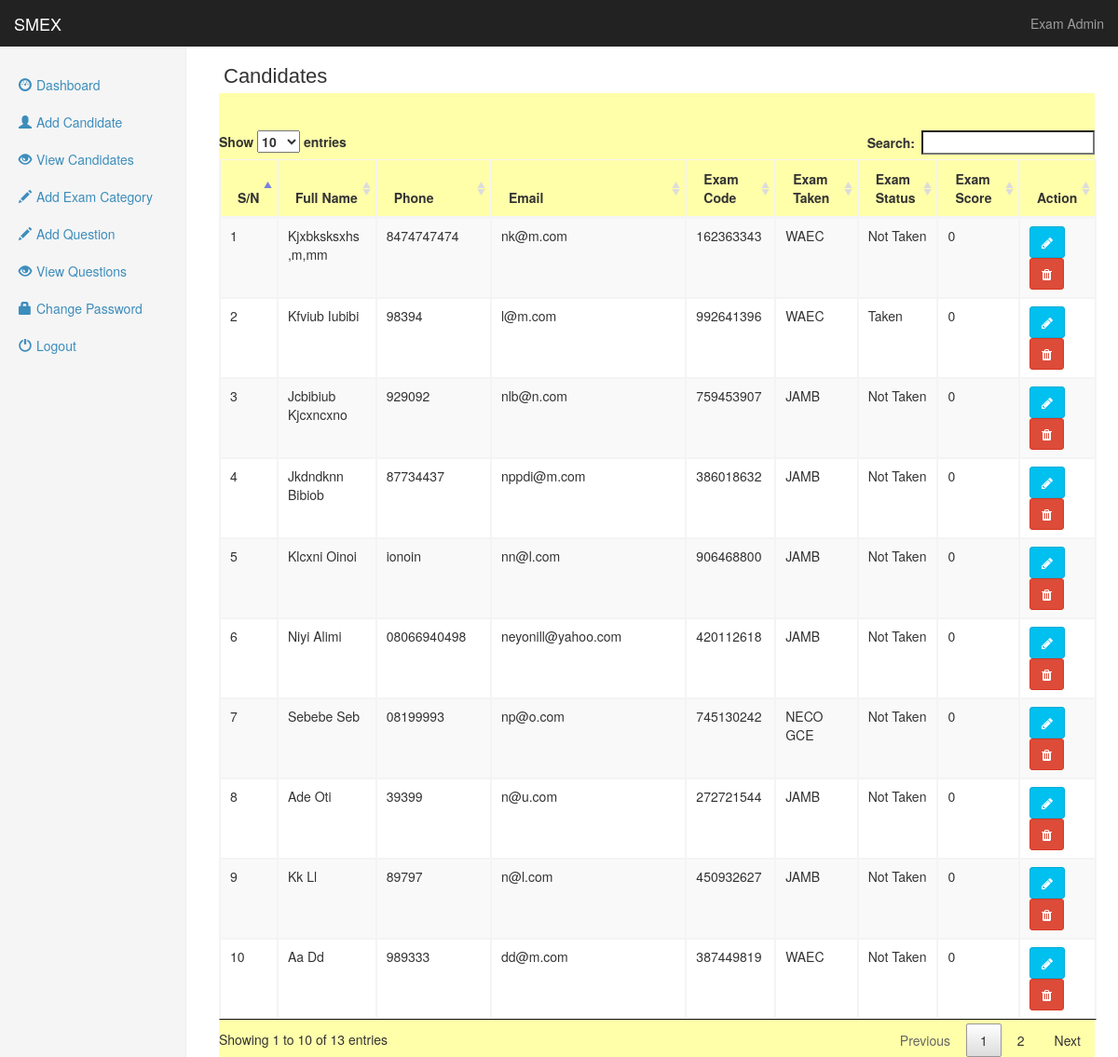
Page /admin/viewcand.php (signed in) on the committed database.
### tables this page shows
CREATE TABLE `register` (
  `regid` int(11) NOT NULL,
  `firstname` varchar(15) DEFAULT NULL,
  `lastname` varchar(15) DEFAULT NULL,
  `Phone` varchar(15) DEFAULT NULL,
  `email` varchar(100) DEFAULT NULL,
  `desiredexam` varchar(10) DEFAULT NULL,
  `examcode` varchar(20) NOT NULL,
  `date` varchar(10) DEFAULT NULL,
  `examstatus` tinyint(1) NOT NULL,
  `examscore` float NOT NULL
);

### admin/viewcand.php (the view, shortened to what this page needs)
<?php
require_once('../Connections/examcon.php');
?>
<!DOCTYPE html>
<html lang="en"><head>
   <link rel="stylesheet" href="../bootstrap/css/bootstrap.min.css">
    <link rel="stylesheet" href="../bootstrap/font-awesome/css/font-awesome.min.css">
    <link rel="stylesheet" href="../css/style.css">
    <link rel="stylesheet" type="text/css" href="../asset/DataTables/datatables.min.css">
    <link href="../css/dashboard.css" rel="stylesheet">
  </head>
  <body>
    <nav class="navbar navbar-inverse navbar-fixed-top">
      <div class="container-fluid">
        <div class="navbar-header">
          <a class="navbar-brand" href="#">SMEX</a>
        </div>
        <div id="navbar" class="navbar-collapse collapse">
          <ul class="nav navbar-nav navbar-right">
            <li><a href="#">Exam Admin</a></li>
          </ul>
        </div>
      </div>
    </nav>
    <div class="container-fluid">
      <div class="row">
        <div class="col-sm-3 col-md-2 sidebar">
          <ul class="nav nav-sidebar">
             <li><a href="examadmin.php"><span style="padding-right:5px;" class="glyphicon glyphicon-dashboard"></span>Dashboard</a></li>
                <li><a href="reg.php"><span style="padding-right:5px;" class="glyphicon glyphicon-user"></span>Add Candidate</a></li>
                <li><a href="viewcand.php"><span style="padding-right:5px;" class="glyphicon glyphicon-eye-open"></span>View Candidates</a></li>
                <li><a href="createcat.php"><span style="padding-right:5px;" class="glyphicon glyphicon-pencil"></span>Add Exam Category</a></li>
                 <li><a href="questionpage.php"><span style="padding-right:5px;" class="glyphicon glyphicon-pencil"></span>Add Question</a></li>
                 <li><a href="viewquest.php"><span style="padding-right:5px;" class="glyphicon glyphicon-eye-open"></span>View Questions</a></li>
                 <li><a href="changepwd.php"><span style="padding-right:5px;" class="glyphicon glyphicon-lock"></span>Change Password</a></li>
                 <li><a href="logout.php"><span style="padding-right:5px;" class="glyphicon glyphicon-off"></span>Logout</a></li>
          </ul>
        </div>
        <div class="col-sm-9 col-sm-offset-3 col-md-10 col-md-offset-2 main">
          <h1 class="page-header">Candidates</h1>
            <div id="container" align="center">
<div id="page" style="width:94%;">
<div id="table">
<form action="questioninsert.php" method="post" enctype="multipart/form-data">
<table width="119%" height="104" cellpadding="2" cellspacing="2" class="table table-striped table-bordered bootstrap-datatable datatable responsive" id="tab">
<thead>
  <tr style="font-weight:bolder;">
  	<th width="6%">S/N</th>
    <th width="12%">Full Name</th>
    <th width="9%">Phone</th>
    <th width="9%">Email</th>
     <th width="14%">Exam Code</th>
     <th width="16%">Exam Taken</th>
    <th width="14%">Exam Status</th>
     <th width="20%">Exam Score</th>
     <th>Action</th>
  </tr>
</thead>
<tbody>
  <tr>
   <?php
   $sn=1;
   $newquery="select * from register order by regid desc";
   $output=mysqli_query($iqcon,$newquery);
   if(mysqli_num_rows($output))
   {
	   while($rows=mysqli_fetch_assoc($output))
	   {
  ?>
   	<td><?php echo $sn; ?></td>
    <td><?php echo ucfirst($rows['firstname'])." ".ucfirst($rows['lastname']); ?></td>
    <td><?php echo $rows['Phone']; ?></td>
    <td><?php echo $rows['email']; ?></td>
    <td><?php echo $rows['examcode']; ?></td>
    <td><?php echo $rows['desiredexam']; ?></td>
     <td><?php if($_SESSION['status']==false){echo "Not Taken";} else {echo "Taken";} ?></td>
    <td><?php echo round($rows['examscore']); ?></td>
   <td><a href="candedit.php?regid=<?php echo $_SESSION['regid']; ?>" class="btn btn-info"><i class="fa fa-pencil"></i></a><a href="#" data-id="<?php echo $_SESSION['regid']; ?>" class="btn btn-danger" id="deletebut"><i class="fa fa-trash"></i></a></td>
  </tr>
    <?php
	$sn++;
	   }
   }
	?>
    </tbody>
</table>
</form>
</div>
</div>
</div>
          </div>
        </div>
      </div>
</body></html>

### css/style.css (style rules this page uses)
body { background:url(image/background.png); }
#container { width:100%; padding-left:10%; padding-right:10%; }
#container { float:none; height:auto; width:1300px; }
#page { float:none; background:url(image/pgbackground2.png); width:696px; position:absolute; left: 35px; top: 50px; margin-bottom:300px; padding-left:0; }
#table { margin-top:40px; width:100%; }

### rows in the picture
register: firstname "Kjxbksksxhs", lastname ",m,mm", Phone "8474747474", email "nk@m.com", examcode "162363343", desiredexam "WAEC", shows "Not Taken", examscore "0"
register: firstname "Kfviub", lastname "Iubibi", Phone "98394", email "l@m.com", examcode "992641396", desiredexam "WAEC", shows "Taken", examscore "0"
register: firstname "Jcbibiub", lastname "Kjcxncxno", Phone "929092", email "nlb@n.com", examcode "759453907", desiredexam "JAMB", shows "Not Taken", examscore "0"
register: firstname "Jkdndknn", lastname "Bibiob", Phone "87734437", email "nppdi@m.com", examcode "386018632", desiredexam "JAMB", shows "Not Taken", examscore "0"
register: firstname "Klcxni", lastname "Oinoi", Phone "ionoin", email "nn@l.com", examcode "906468800", desiredexam "JAMB", shows "Not Taken", examscore "0"
register: firstname "Niyi", lastname "Alimi", Phone "08066940498", email "neyonill@yahoo.com", examcode "420112618", desiredexam "JAMB", shows "Not Taken", examscore "0"
register: firstname "Sebebe", lastname "Seb", Phone "08199993", email "np@o.com", examcode "745130242", desiredexam "NECO GCE", shows "Not Taken", examscore "0"
register: firstname "Ade", lastname "Oti", Phone "39399", email "n@u.com", examcode "272721544", desiredexam "JAMB", shows "Not Taken", examscore "0"
register: firstname "Kk", lastname "Ll", Phone "89797", email "n@l.com", examcode "450932627", desiredexam "JAMB", shows "Not Taken", examscore "0"
register: firstname "Aa", lastname "Dd", Phone "989333", email "dd@m.com", examcode "387449819", desiredexam "WAEC", shows "Not Taken", examscore "0"
